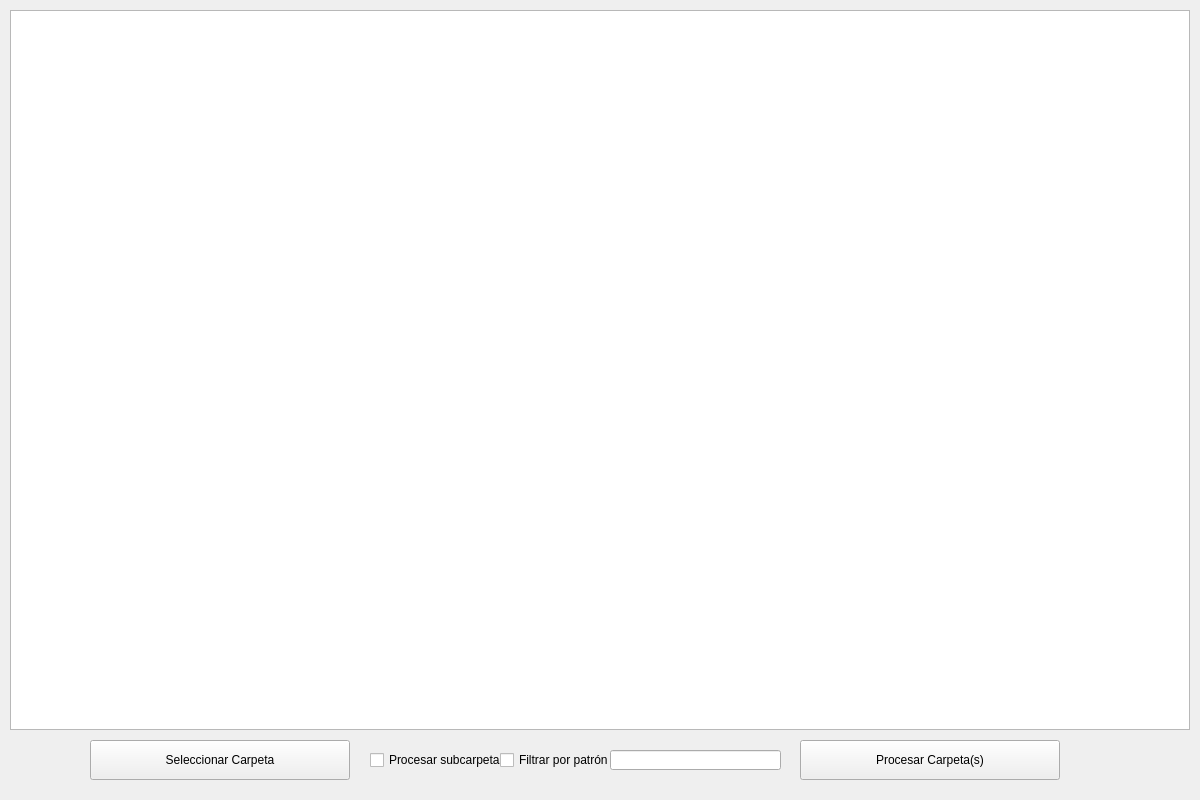
<?xml version="1.0" encoding="UTF-8"?>
<ui version="4.0">
 <class>MainWindow</class>
 <widget class="QMainWindow" name="MainWindow">
  <property name="geometry">
   <rect>
    <x>0</x>
    <y>0</y>
    <width>1200</width>
    <height>800</height>
   </rect>
  </property>
  <property name="windowTitle">
   <string>Totalizador de km</string>
  </property>
  <widget class="QWidget" name="centralwidget">
   <widget class="QListWidget" name="listaTracks">
    <property name="geometry">
     <rect>
      <x>10</x>
      <y>10</y>
      <width>1180</width>
      <height>720</height>
     </rect>
    </property>
   </widget>
   <widget class="QPushButton" name="btnSeleccion">
    <property name="geometry">
     <rect>
      <x>90</x>
      <y>740</y>
      <width>260</width>
      <height>40</height>
     </rect>
    </property>
    <property name="text">
     <string>Seleccionar Carpeta</string>
    </property>
   </widget>
   <widget class="QPushButton" name="btnProcesar">
    <property name="geometry">
     <rect>
      <x>800</x>
      <y>740</y>
      <width>260</width>
      <height>40</height>
     </rect>
    </property>
    <property name="text">
     <string>Procesar Carpeta(s)</string>
    </property>
   </widget>
   <widget class="QCheckBox" name="checkSubcarpetas">
    <property name="geometry">
     <rect>
      <x>370</x>
      <y>740</y>
      <width>170</width>
      <height>40</height>
     </rect>
    </property>
    <property name="text">
     <string>Procesar subcarpetas</string>
    </property>
   </widget>
   <widget class="QCheckBox" name="checkFilter">
    <property name="enabled">
     <bool>true</bool>
    </property>
    <property name="geometry">
     <rect>
      <x>500</x>
      <y>740</y>
      <width>111</width>
      <height>40</height>
     </rect>
    </property>
    <property name="text">
     <string>Filtrar por patrón : </string>
    </property>
   </widget>
   <widget class="QLineEdit" name="linePattern">
    <property name="geometry">
     <rect>
      <x>610</x>
      <y>750</y>
      <width>171</width>
      <height>20</height>
     </rect>
    </property>
   </widget>
  </widget>
 </widget>
 <resources/>
 <connections/>
</ui>
